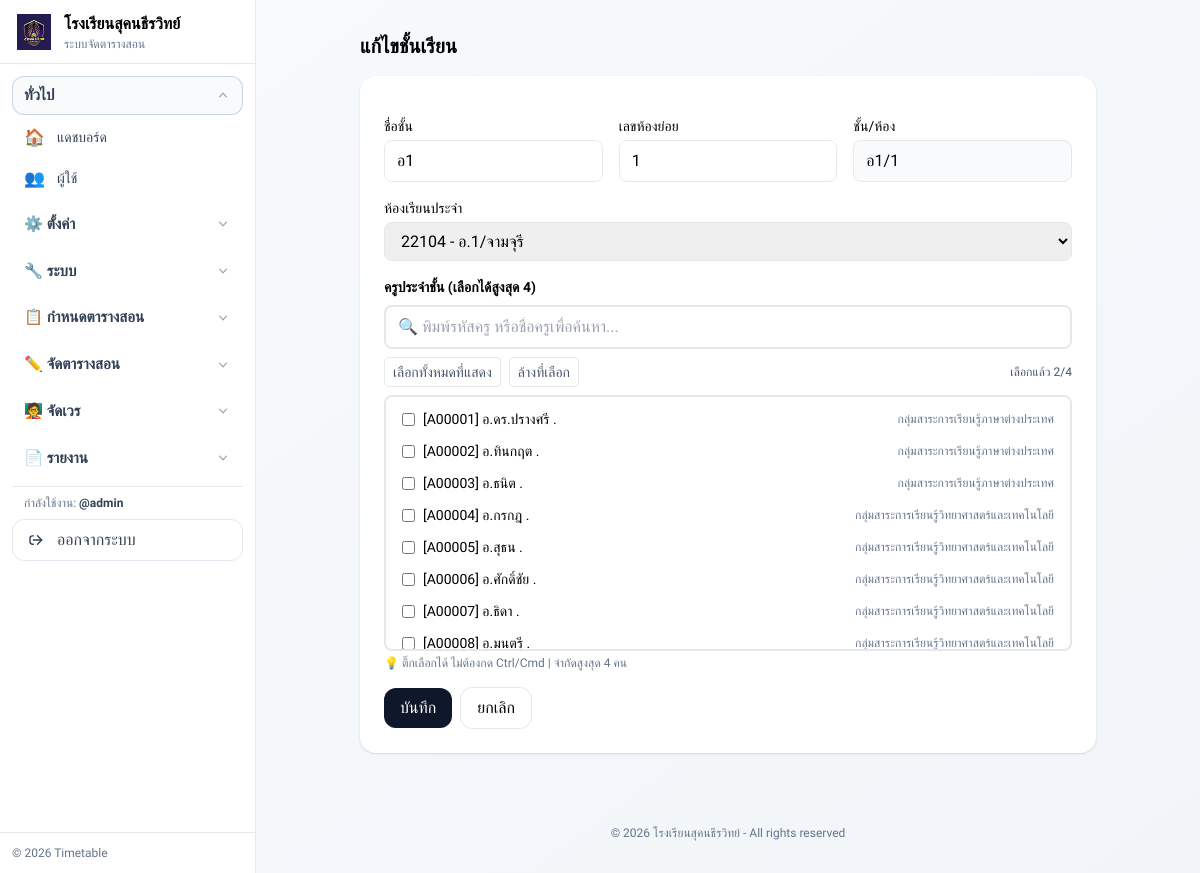
/class_edit.php?id=10 (signed in), run on the app's committed database.
### tables this page shows
CREATE TABLE `classes` (
  `id` int(10) unsigned NOT NULL AUTO_INCREMENT,
  `grade_label` varchar(50) NOT NULL,
  `section_no` tinyint(3) unsigned NOT NULL,
  `class_name` varchar(100) NOT NULL,
  `homeroom_room_id` int(10) unsigned DEFAULT NULL,
  `created_at` timestamp NOT NULL DEFAULT current_timestamp(),
  `has_saturday` tinyint(1) DEFAULT 0 COMMENT 'เรียนวันเสาร์',
  `has_sunday` tinyint(1) DEFAULT 0 COMMENT 'เรียนวันอาทิตย์',
  PRIMARY KEY (`id`),
  UNIQUE KEY `uniq_grade_section` (`grade_label`,`section_no`),
  KEY `idx_class_name` (`class_name`),
  KEY `fk_class_room` (`homeroom_room_id`),
  CONSTRAINT `fk_class_room` FOREIGN KEY (`homeroom_room_id`) REFERENCES `rooms` (`id`) ON DELETE SET NULL
);

CREATE TABLE `rooms` (
  `id` int(10) unsigned NOT NULL AUTO_INCREMENT,
  `room_code` varchar(50) NOT NULL,
  `room_name` varchar(150) NOT NULL,
  `building` varchar(150) DEFAULT NULL,
  `room_type` enum('classroom','lab') NOT NULL DEFAULT 'classroom',
  `created_at` timestamp NOT NULL DEFAULT current_timestamp(),
  PRIMARY KEY (`id`),
  UNIQUE KEY `room_code` (`room_code`)
);

CREATE TABLE `teachers` (
  `id` int(10) unsigned NOT NULL AUTO_INCREMENT,
  `teacher_code` varchar(30) NOT NULL,
  `title` varchar(20) DEFAULT NULL,
  `first_name` varchar(100) NOT NULL,
  `last_name` varchar(100) NOT NULL,
  `created_at` timestamp NOT NULL DEFAULT current_timestamp(),
  `subject_group` tinyint(3) unsigned DEFAULT NULL COMMENT '1-คณิต,2-วิทย์/เทคโน,3-ไทย,4-ภาษาตปท.,5-สังคม/ศาสนา/วัฒนธรรม,6-สุข/พละ,7-ศิลป,8-การงานอาชีพ,9-อื่นๆ',
  PRIMARY KEY (`id`),
  UNIQUE KEY `teacher_code` (`teacher_code`)
);

### app/helpers.php (called while the page is built, shortened)
<?php
function url($path = '') {
  $base = rtrim(BASE_URL, '/');
  $p = ltrim($path, '/');
  return $base . ($p ? '/' . $p : '');
}
function teacher_group_label(?int $g): string {
  global $pdo;
  $stmt = $pdo->prepare('SELECT name FROM subject_groups WHERE id = ? LIMIT 1');
  $stmt->execute([$g]);
  $row = $stmt->fetch(PDO::FETCH_ASSOC);
  return $row ? $row['name'] : '—';
}

### public/class_edit.php (the view, shortened to what this page needs)
<?php
require_once __DIR__ . '/../app/auth.php';
require_once __DIR__ . '/../app/helpers.php';
require_once __DIR__ . '/../app/db.php';
$id = (int)($_GET['id'] ?? 0);
$stmt = $pdo->prepare('SELECT * FROM classes WHERE id = ?');
$stmt->execute([$id]);
$class = $stmt->fetch();
$rooms = $pdo->query('SELECT id, room_code, room_name FROM rooms ORDER BY room_code')->fetchAll();
$teachersRaw = $pdo->query('
  SELECT id, teacher_code, first_name, last_name, subject_group
  FROM teachers
  ORDER BY teacher_code, first_name, last_name
')->fetchAll();
$teachers = [];
foreach ($teachersRaw as $t) {
  $teachers[] = [
    'id' => $t['id'],
    'teacher_code' => $t['teacher_code'],
    'first_name' => $t['first_name'],
    'last_name' => $t['last_name'],
    'subject_group' => $t['subject_group'],
    'subject_name' => teacher_group_label((int)$t['subject_group']),
  ];
}
$stmtT = $pdo->prepare('SELECT teacher_id FROM class_teachers WHERE class_id = ?');
$stmtT->execute([$id]);
$teacher_ids = array_column($stmtT->fetchAll(), 'teacher_id');
?>
<?php include __DIR__ . '/../partials/head.php'; ?>
<?php include __DIR__ . '/../partials/navbar.php'; ?>
<div class="max-w-3xl mx-auto px-4">
  <h1 class="text-xl font-semibold mt-8 mb-4">แก้ไขชั้นเรียน</h1>
  <form method="post" class="bg-white rounded-2xl shadow p-6 space-y-4">
    <div class="grid grid-cols-1 md:grid-cols-3 gap-4">
      <div>
        <label class="block text-sm mb-1">ชื่อชั้น</label>
        <input name="grade_label" class="w-full border rounded-lg px-3 py-2" required value="<?= htmlspecialchars($_POST['grade_label'] ?? $class['grade_label']); ?>">
      </div>
      <div>
        <label class="block text-sm mb-1">เลขห้องย่อย</label>
        <input type="number" name="section_no" class="w-full border rounded-lg px-3 py-2" min="1" required value="<?= htmlspecialchars($_POST['section_no'] ?? $class['section_no']); ?>">
      </div>
      <div>
        <label class="block text-sm mb-1">ชั้น/ห้อง</label>
        <input class="w-full border rounded-lg px-3 py-2 bg-slate-50" disabled value="<?=
          htmlspecialchars( (($_POST['grade_label'] ?? $class['grade_label']).'/'.($_POST['section_no'] ?? $class['section_no'])) ); ?>">
      </div>
    </div>
    <div>
      <label class="block text-sm mb-1">ห้องเรียนประจำ</label>
      <select name="homeroom_room_id" class="w-full border rounded-lg px-3 py-2">
        <?php
          $selRoom = $_POST['homeroom_room_id'] ?? $class['homeroom_room_id'];
          foreach ($rooms as $r):
        ?>
          <option value="<?= (int)$r['id']; ?>" <?= ((int)$selRoom === (int)$r['id'])?'selected':''; ?>>
            <?= htmlspecialchars($r['room_code'].' - '.$r['room_name']); ?>
          </option>
        <?php endforeach; ?>
      </select>
    </div>
    <div>
      <label class="block text-sm mb-2 font-semibold">ครูประจำชั้น (เลือกได้สูงสุด 4)</label>
      <?php $selTeachers = array_map('intval', (array)($_POST['teacher_ids'] ?? $teacher_ids)); ?>
      <input
        type="text"
        id="teacher-search"
        class="w-full border-2 rounded-lg px-3 py-2 mb-2"
        placeholder="🔍 พิมพ์รหัสครู หรือชื่อครูเพื่อค้นหา..."
      >
      <div class="flex items-center justify-between mb-2">
        <div class="flex gap-2 text-sm text-slate-600">
          <button type="button" id="select-visible" class="px-2 py-1 rounded border">เลือกทั้งหมดที่แสดง</button>
          <button type="button" id="clear-all" class="px-2 py-1 rounded border">ล้างที่เลือก</button>
        </div>
        <div id="teacher-count" class="text-xs text-slate-600"></div>
      </div>
      <div id="teacher-list" class="border-2 rounded-lg p-2 max-h-64 overflow-auto space-y-1">
        <?php foreach ($teachers as $t):
          $checked = in_array((int)$t['id'], $selTeachers, true) ? 'checked' : '';
          $label = trim(($t['teacher_code'] ? '['.$t['teacher_code'].'] ' : '').$t['first_name'].' '.$t['last_name']);
        ?>
          <label class="flex items-center gap-2 px-2 py-1 rounded hover:bg-slate-50 teacher-item"
                 data-search="<?= strtolower(($t['teacher_code'] ?? '').' '.$t['first_name'].' '.$t['last_name'].' '.$t['subject_name']); ?>">
            <input type="checkbox" name="teacher_ids[]" value="<?= (int)$t['id']; ?>" <?= $checked; ?>>
            <span class="text-sm"><?= htmlspecialchars($label); ?></span>
            <span class="ml-auto text-xs text-slate-500"><?= htmlspecialchars($t['subject_name']); ?></span>
          </label>
        <?php endforeach; ?>
      </div>
      <p class="text-xs text-slate-500 mt-1">
        💡 ติ๊กเลือกได้ ไม่ต้องกด Ctrl/Cmd | จำกัดสูงสุด 4 คน
      </p>
    </div>
    <div class="flex items-center gap-2">
      <button class="px-4 py-2 rounded-xl bg-slate-900 text-white hover:opacity-90">บันทึก</button>
      <a href="<?= url('classes.php'); ?>" class="px-4 py-2 rounded-xl border">ยกเลิก</a>
    </div>
  </form>
</div>
<?php include __DIR__ . '/../partials/footer.php'; ?>

### partials/head.php (style rules this page uses)
body { font-family: 'Sarabun', sans-serif; }
:root { --primary: #6366f1; --primary-dark: #4f46e5; --secondary: #8b5cf6; --success: #10b981; --danger: #ef4444; --warning: #f59e0b; }

### data on the page
classes: grade_label "อ1", section_no "1", grade_label+section_no "อ1/1", homeroom_room_id "22104 - อ.1/จามจุรี"
teachers: label "[A00001] อ.ดร.ปรางศรี .", subject_name "กลุ่มสาระการเรียนรู้ภาษาต่างประเทศ"
teachers: label "[A00002] อ.ทินกฤต .", subject_name "กลุ่มสาระการเรียนรู้ภาษาต่างประเทศ"
teachers: label "[A00003] อ.ธนิต .", subject_name "กลุ่มสาระการเรียนรู้ภาษาต่างประเทศ"
teachers: label "[A00004] อ.กรกฎ .", subject_name "กลุ่มสาระการเรียนรู้วิทยาศาสตร์และเทคโนโลยี"
teachers: label "[A00005] อ.สุธน .", subject_name "กลุ่มสาระการเรียนรู้วิทยาศาสตร์และเทคโนโลยี"
teachers: label "[A00006] อ.ศักดิ์ชัย .", subject_name "กลุ่มสาระการเรียนรู้วิทยาศาสตร์และเทคโนโลยี"
teachers: label "[A00007] อ.ธิดา .", subject_name "กลุ่มสาระการเรียนรู้วิทยาศาสตร์และเทคโนโลยี"
teachers: label "[A00008] อ.มนตรี .", subject_name "กลุ่มสาระการเรียนรู้วิทยาศาสตร์และเทคโนโลยี"
